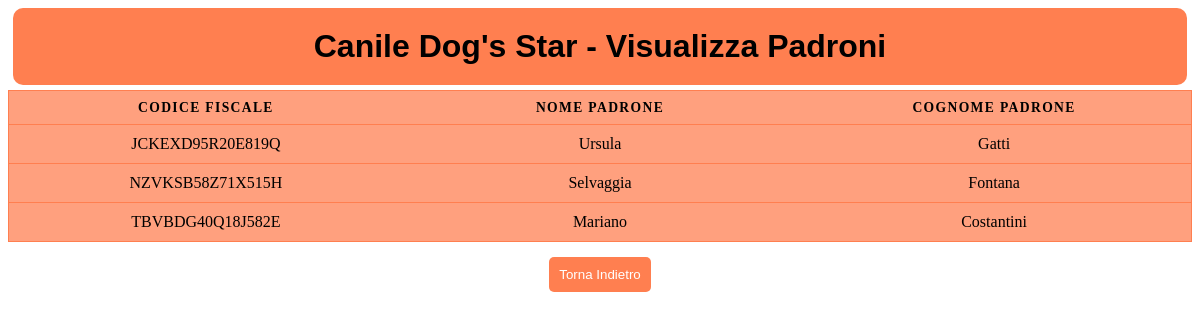
Screenshot of /Canile/viewpadroni.php with the database file from the repository.
### tables this page shows
CREATE TABLE IF NOT EXISTS `padroni` (
  `codice_fiscale` varchar(30) NOT NULL,
  `nome_padrone` varchar(50) NOT NULL,
  `cognome_padrone` varchar(50) NOT NULL,
  PRIMARY KEY (`codice_fiscale`)
);

### Canile/viewpadroni.php (the view, shortened to what this page needs)
<!DOCTYPE html>
<html lang="en">
<head>
    <link href="style.css" rel="stylesheet">
</head>
<body>
    <h1 id="titolo">Canile Dog's Star - Visualizza Padroni</h1>
<?php
  include "connect.php";
  $str = "select * from padroni" ;
  $result = mysqli_query($conn,$str);
  echo '<table>
          <thead>
            <tr>
              <th scope="col">Codice Fiscale</th>
              <th scope="col">Nome Padrone</th>
              <th scope="col">Cognome Padrone</th>
            </tr>
          </thead>
        <tbody>';
  while($row = mysqli_fetch_assoc($result)) {
    echo '<tr>
            <td data-label="Codice Fiscale">'.$row["codice_fiscale"].'</td>
            <td data-label="Nome Padrone">'.$row["nome_padrone"].'</td>
            <td data-label="Cognome Padrone">'.$row["cognome_padrone"].'</td>
          </tr>';
  }
  echo '</tbody></table>';
?>
<div style="text-align: center;">
        <button id="indietro" onclick="vai('./visualizza.html')"> Torna Indietro </button>
    </div>
</body>
</html>

### Canile/style.css (style rules this page uses)
#titolo { text-align: center; background-color: coral; padding: 20px; margin: 5px; border-radius: 10px; font-family: 'Trebuchet MS', 'Lucida Sans Unicode', 'Lucida Grande', 'Lucida Sans', Arial, sans-serif; }
#indietro { padding: 10px; margin-top: 15px; text-align: center; background-color: coral; color: white; border: 0; border-radius: 5px; cursor: pointer; }
table { border: 1px solid coral; border-collapse: collapse; margin: 0; padding: 0; width: 100%; table-layout: fixed; }
table tr { background-color: rgba(255, 127, 80, 0.738); border: 1px solid coral; padding: .35em; }
table th, table td { padding: .625em; text-align: center; }
table th { font-size: .85em; letter-spacing: .1em; text-transform: uppercase; }

### rows the page displays
padroni: codice_fiscale "JCKEXD95R20E819Q", nome_padrone "Ursula", cognome_padrone "Gatti"
padroni: codice_fiscale "NZVKSB58Z71X515H", nome_padrone "Selvaggia", cognome_padrone "Fontana"
padroni: codice_fiscale "TBVBDG40Q18J582E", nome_padrone "Mariano", cognome_padrone "Costantini"
